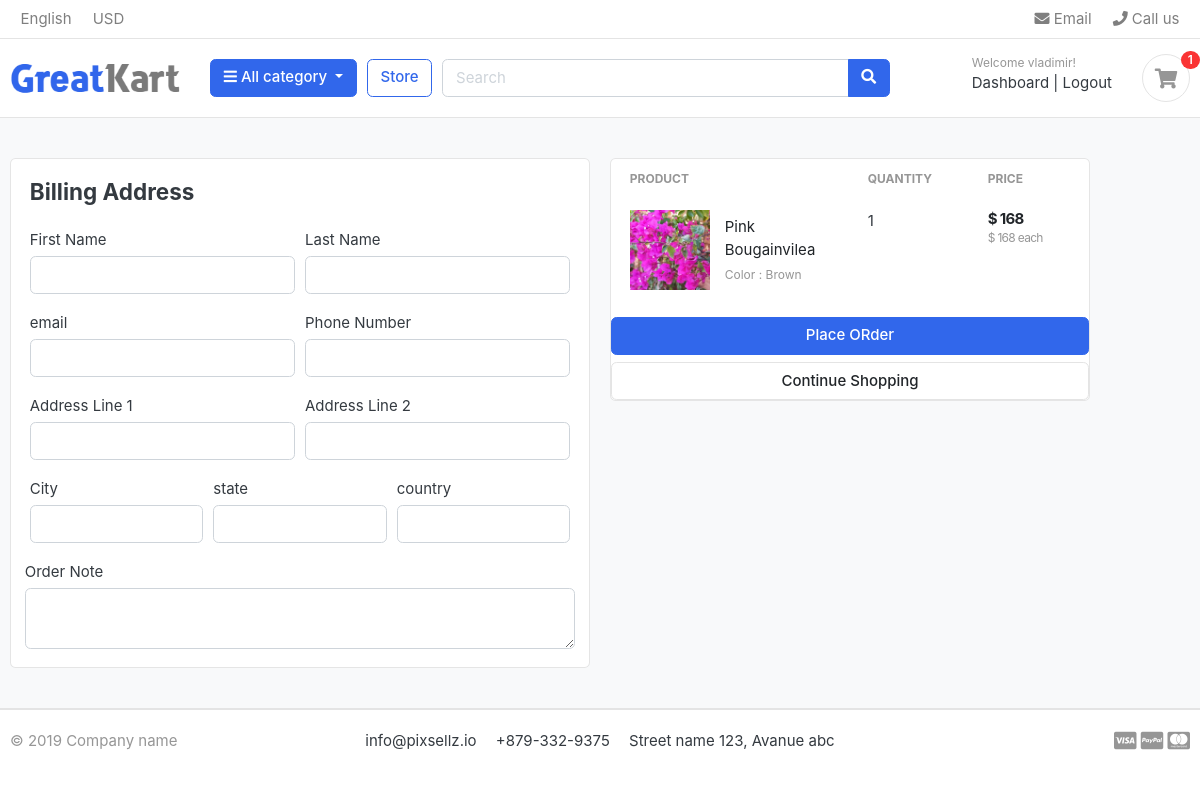
Screenshot of /cart/checkout/ (signed in) with the database file from the repository.
### accounts/models.py (models this page shows, shortened)
class Account(AbstractBaseUser):
    first_name=models.CharField(max_length=50)
    last_name=models.CharField(max_length=50)
    username=models.CharField(max_length=50, unique=True)
    email=models.EmailField(max_length=100, unique=True)
    phone_number=models.CharField(max_length=50)
    date_joined=models.DateTimeField(auto_now_add=True)
    last_login=models.DateTimeField(auto_now_add=True)
    is_admin=models.BooleanField(default=False)
    is_staff=models.BooleanField(default=False)
    is_active=models.BooleanField(default=False)
    is_superadmin=models.BooleanField(default=False)
    USERNAME_FIELD= 'email'
    REQUIRED_FIELDS=['username','first_name','last_name']
    objects=MyAccountManager()

### carts/models.py (models this page shows, shortened)
class CartItem (models.Model):
    user    = models.ForeignKey(Account, on_delete=models.CASCADE, null =True)
    product =  models.ForeignKey(Product, on_delete=models.CASCADE)
    variations = models.ManyToManyField(Variation, blank=True)#many products many variations
    cart    =  models.ForeignKey(Cart, on_delete=models.CASCADE,null=True)
    quantity=  models.IntegerField()
    is_active= models.BooleanField(default=True)
    def sub_total(self):
        return self.product.price * self.quantity

### store/models.py (models this page shows, shortened)
class Product(models.Model):
    product_name    =   models.CharField(max_length=200, unique=True)
    slug            =   models.SlugField(max_length=200, unique=True)
    description     =   models.TextField(max_length=500, blank=True)
    price           =   models.IntegerField()
    images          =   models.ImageField(upload_to='photos/products')
    stock           =   models.IntegerField()
    is_available    =   models.BooleanField(default=True)
    category        =   models.ForeignKey(Category,on_delete=models.CASCADE)
    created_date    =   models.DateTimeField(auto_now_add=True)
    modified_date   =   models.DateTimeField(auto_now=True)
    def get_url(self):
        return reverse('product_detail', args=[self.category.slug, self.slug])

class Variation(models.Model):
    product                 = models.ForeignKey(Product, on_delete=models.CASCADE)
    variation_category      = models.CharField(max_length=200, choices = variation_category_choice)
    variation_value         = models.CharField(max_length=100)
    is_active               = models.BooleanField(default=True)
    created_date            = models.DateTimeField(auto_now=True)
    objects = VariationManager()

### carts/views.py (the view)
# urls.py: path('checkout/', views.checkout, name='checkout'),
@login_required(login_url='login')
def checkout(request, total=0, quantity=0, cart_items=None):
    try:
        tax=0
        grand_total=0
        if request.user.is_authenticated:
            cart_items=CartItem.objects.filter(user=request.user,is_active=True)
        else:
            cart  =  Cart.objects.get(cart_id=_cart_id(request))
            cart_items = CartItem.objects.filter(cart=cart,is_active=True)
        for cart_item in  cart_items:
            total += (cart_item.product.price * cart_item.quantity)
            quantity+= cart_item.quantity
        tax         =(2*total)/100
        grand_total  = total + tax
    except ObjectDoesNotExist:
        pass # just ignore it
    context ={
        'total'          :total,
        'quantity'      :quantity,
        'cart_items'    : cart_items,
        'tax'           : tax,
        'grand_total'   : grand_total,
    }
    return render(request, 'store/checkout.html', context)

### templates/store/checkout.html (shortened to what this page needs)
                        {% extends 'base.html' %}
                        {%load static%}
                        {%block content%}
                        <section class="section-content padding-y bg">
                            <div class="container">
                            <div class="row">
                                <aside class="col-lg-6">
                                    <div class="card">
                                        <div class="card-body">
                                        <h4 class= 'card-title mb-4'> Billing Address</h4>
                                        <form action="{% url 'place_order' %}" method="POST">
                                            <div class = 'form-row'>
                                            <div class="col form-group">
                                                <label for="">First Name</label>
                                                <input type="text" name='first_name' class="form-control" required>
                                            </div>
                                            <div class="col form-group">
                                                <label for="">Last Name</label>
                                                <input type="text" name='last_name' class="form-control" required>
                                            </div></div>
                                            <div class = 'form-row'>
                                            <div class="col form-group">
                                                <label for="">email</label>
                                                <input type="email" name='email' class="form-control" required>
                                            </div>
                                            <div class="col form-group">
                                                <label for="">Phone Number</label>
                                                <input type="text" name='phone' class="form-control" required>
                                            </div> </div>
                                            <div class = 'form-row'>
                                            <div class="col form-group">
                                                <label for="">Address Line 1</label>
                                                <input type="text" name='address_line_1' class="form-control" required>
                                            </div>
                                            <div class="col form-group">
                                                <label for="">Address Line 2</label>
                                                <input type="text" name='address_line_2' class="form-control" >
                                            </div></div>
                                            <div class = 'form-row'>
                                            <div class="col form-group">
                                                <label for="">City</label>
                                                <input type="text" name='city' class="form-control" required>
                                            </div>
                                            <div class="col form-group">
                                                <label for="">state</label>
                                                <input type="text" name='state' class="form-control" required>
                                            </div>
                                            <div class="col form-group">
                                                <label for="">country</label>
                                                <input type="text" name='country' class="form-control" required>
                                            </div></div>
                                            <div class ='form-row'>
                                                <label for="">Order Note</label>
                                            <textarea name="order_note" class="form-control" rows="2"></textarea>
                                            </div>
                                                    </div>
                                                </div>
                                            </aside>
                                            <aside class="col-lg-5">
                                                <div class="card">
                                                    <table class="table table-borderless table-shopping-cart">
                                                        <thead class="text-muted">
                                                            <tr class="small text-uppercase">
                                                                <th scope="col">Product</th>
                                                                <th scope="col" width="120">Quantity</th>
                                                                <th scope="col" width="120">Price</th>
                                                            </tr>
                                                        </thead>
                                                        <tbody>
                                                            {% for cart_item in cart_items %}
                                                            <tr>
                                                            <td>
                                                                    <figure class="itemside align-items-center">
                                                                        <div class="aside">
                                                                            <img src="{{ cart_item.product.images.url }}" class="img-sm">
                                                                        </div>
                                                                        <figcaption class="info">
                                                                            <a href="{{  cart_item.product.get_url }}" class="title text-dark">{{cart_item.product.product_name }}</a>
                                                                            <p class="text-muted small">
                                                                                {% if cart_item.variations.all %}
                                                                                {% for item in cart_item.variations.all %}
                                                                                {{ item.variation_category | capfirst }}  : {{ item.variation_value | capfirst }} <br>
                                                                                {% endfor %}
                                                                                {% endif %}
                                                                            </p>
                                                                        </figcaption>
                                                                    </figure>
                                                                </td>
                                            <td>
                                            <label for="">{{cart_item.quantity}}</label>
                                            </td>
                                            <td>
                                                <div class="price-wrap">
                                                    <var class="price">$ {{ cart_item.sub_total }}</var>
                                                    <small class="text-muted"> $ {{ cart_item.product.price }} each </small>
                                                </div>
                                            </td>
                                            </tr>
                                                {%endfor%}
                                            </tbody>
                                            </table>
                                                        <button  type 'submit' name = 'submit' class ='btn btn-primary btn-block '> Place ORder </button>
                                                        <a href="{%url 'store'%}" class="btn btn-light btn-block">Continue Shopping</a>
                                    </div>
                                    </div>
                            </div>
                            </section>
                            {% endblock %}

### templates/includes/navbar.html (shortened to what this page needs)
{% load static %}
<header class="section-header">
    <nav class="navbar p-md-0 navbar-expand-sm navbar-light border-bottom">
    <div class="container">
      <div class="collapse navbar-collapse" id="navbarTop4">
        <ul class="navbar-nav mr-auto">
            <li class="nav-item dropdown">
                 <a href="#" class="nav-link">   English </a>
            </li>
            <li class="nav-item dropdown">
                <a href="#" class="nav-link"> USD </a>
            </li>
        </ul>
        <ul class="navbar-nav">
            <li><a href="#" class="nav-link"> <i class="fa fa-envelope"></i> Email </a></li>
            <li><a href="#" class="nav-link"> <i class="fa fa-phone"></i> Call us </a></li>
        </ul>
      </div>
    </div>
    </nav>
    <section class="header-main border-bottom">
        <div class="container">
    <div class="row align-items-center">
        <div class="col-lg-2 col-md-3 col-6">
            <a href="{%url 'home'%}" class="brand-wrap">
                <img class="logo" src="{% static '/images/logo.png'  %}">
            </a>
        </div>
        <div class="col-lg col-sm col-md col-6 flex-grow-0">
            <div class="category-wrap dropdown d-inline-block float-right">
                <button type="button" class="btn btn-primary dropdown-toggle" data-toggle="dropdown">
                    <i class="fa fa-bars"></i> All category
                </button>
            </div>
        </div>
        <a href="{% url 'store' %}" class="btn btn-outline-primary">Store</a>
        <div class="col-lg  col-md-6 col-sm-12 col">
            <form action="#" class="search">
                <div class="input-group w-100">
                    <input type="text" class="form-control" style="width:60%;" placeholder="Search">
                    <div class="input-group-append">
                      <button class="btn btn-primary" type="submit">
                        <i class="fa fa-search"></i>
                      </button>
                    </div>
                </div>
            </form>
        </div>
        <div class="col-lg-3 col-sm-6 col-8 order-2 order-lg-3">
                    <div class="d-flex justify-content-end mb-3 mb-lg-0">
                       {%if user.id is None %}
                        <div class="widget-header">
                            <small class="title text-muted">Welcome guest!</small>
                            <div>
                                <a href="{% url 'login' %}">Sign in</a> <span class="dark-transp"> | </span>
                                <a href="{% url 'register' %}"> Register</a>
                            </div>
                        </div>
                        {% else %}
                        <div class="widget-header">
                            <small class="title text-muted">Welcome {{user.first_name}}!</small>
                            <div>
                                <a href="{% url 'dashboard' %}">Dashboard</a> <span class="dark-transp"> | </span>
                                <a href="{% url 'logout' %}"> Logout</a>
                            </div>
                        </div>
                        {% endif %}
                        <a href="{% url 'cart' %}" class="widget-header pl-3 ml-3">
                            <div class="icon icon-sm rounded-circle border"><i class="fa fa-shopping-cart"></i></div>
                            <span class="badge badge-pill badge-danger notify">{{cart_count}}</span>
                        </a>
                    </div>
                </div>
    </div>
        </div>
    </section>
    </header>

### rows the page displays
Account: first_name "vladimir"
CartItem: product.images (picture), product.product_name "Pink Bougainvilea", quantity "1", sub_total "168", product.price "168"
Variation: variation_category "Color", variation_value "Brown"

### other values shown
{{ cart_count }} "1"
